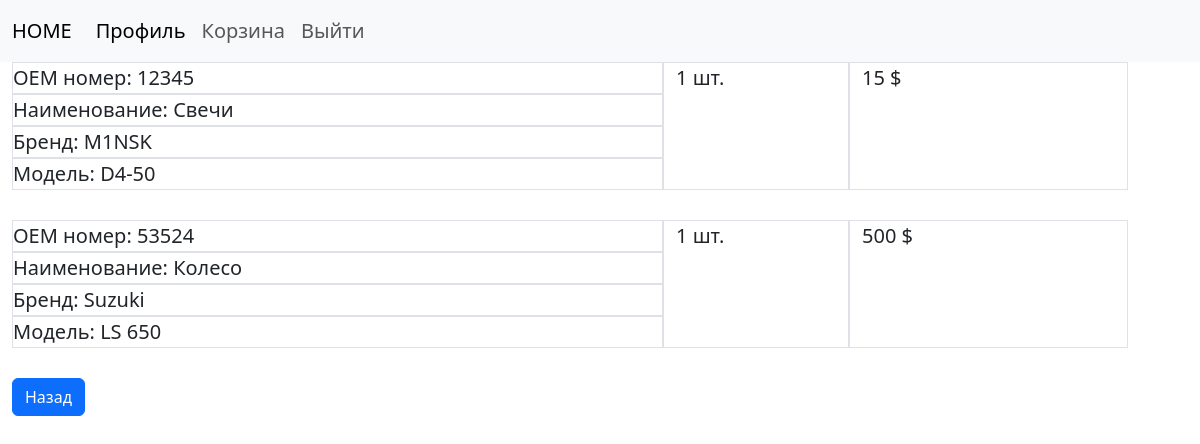
Screenshot of /profile/order/2 (signed in) with the database file from the repository.
### app/models.py (models this page shows, shortened)
class Basket(Base):
    __tablename__ = 'basket'
    id = Column(Integer, primary_key=True)
    amount = Column(Integer)
    part_id = Column(Integer, ForeignKey('part.id'))
    part = relationship('Part', back_populates='parent')
    order_id = Column(Integer, ForeignKey('order.id'))
    order = relationship('Order', back_populates='parent')

class Part(Base):
    __tablename__ = 'part'
    id = Column(Integer, primary_key=True)
    part_number = Column(String)
    description = Column(String)  # полное название детали
    price = Column(Integer)
    amount = Column(Integer)
    model_id = Column(Integer, ForeignKey('model.id'),  nullable=False)
    model = relationship('Model', back_populates="parent")
    element_id = Column(Integer, ForeignKey('element.id'), nullable=False)
    element = relationship('Element', back_populates="parent")
    parent = relationship('Basket', back_populates='part')   # переделать

class Brand(Base):
    __tablename__ = 'brand'
    id = Column(Integer, primary_key=True)
    brand_name = Column(String(30))
    parent = relationship('Model', back_populates='brand')

class Model(Base):
    __tablename__ = 'model'
    id = Column(Integer, primary_key=True)
    model_name = Column(String)
    brand_id = Column(Integer, ForeignKey('brand.id'), nullable=False)
    brand = relationship('Brand', back_populates="parent")
    type_id = Column(Integer, ForeignKey('type.id'), nullable=False)
    type = relationship('Type', back_populates="parent")
    parent = relationship('Part', back_populates='model')
    image_id = Column(Integer, ForeignKey('element_image.id'))

### app/main/routes.py (the view)
@bp.get('/profile/order/<order_id>')
@login_required
def order(order_id):
    parts = session.query(Basket).filter_by(order_id=order_id).all()
    return render_template('main/order.html', parts=parts)

### app/models.py (called while the page is built)
@login.user_loader
def load_user(id):
    user = session.query(User).get(int(id))
    return user

### app/templates/main/order.html
{% extends "base.html" %}
{% block content %}
<div class="container  float-start">
    {% for b in parts %}
    <div class="container">
        <div class="row">
            <div class="col-7">
                <div class="row">
                    <div class="col">
                        <div class="row border">
                            OEM номер: {{ b.part.part_number }}
                        </div>
                        <div class="row border">
                            Наименование: {{ b.part.description }}
                        </div>
                        <div class="row border">
                            Бренд: {{ b.part.model.brand.brand_name }}
                        </div>
                        <div class="row border">
                            Модель: {{ b.part.model.model_name }}
                        </div>
                    </div>
                </div>
            </div>
            <div class="col-2 border">
                {{ b.amount }} шт.
            </div>
            <div class="col-3 border">
                {{ b.part.price * b.amount }} $
            </div>
        </div>
    </div>
    <br>
{% endfor %}
<a href="{{ url_for('main.profile', username=current_user.name, id=current_user.id) }}"><button type="" class="btn btn-primary">Назад</button></a>
{% endblock %}

### rows the page displays
Basket: part.part_number "12345", part.description "Свечи", part.model.brand.brand_name "M1NSK", part.model.model_name "D4-50", amount "1", b.part.price*b.amount "15"
Basket: part.part_number "53524", part.description "Колесо", part.model.brand.brand_name "Suzuki", part.model.model_name "LS 650", amount "1", b.part.price*b.amount "500"
